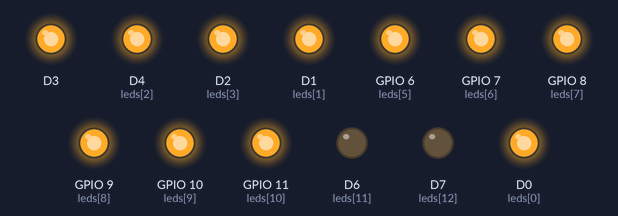
This sketch was run on a simulated ESP8266 (NodeMCU). Shown: output pins drawn as LEDs (lit = HIGH).

Above: at 0.8 s.
At 2.5 s:
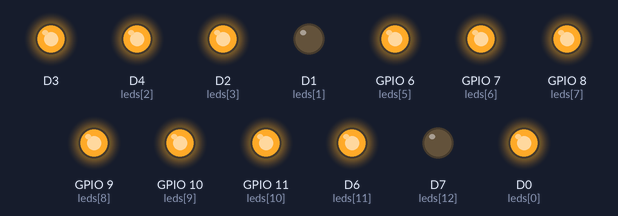
At 4.2 s:
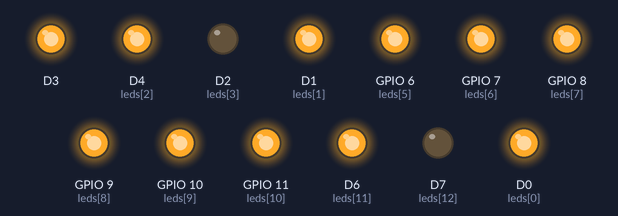
At 5.9 s:
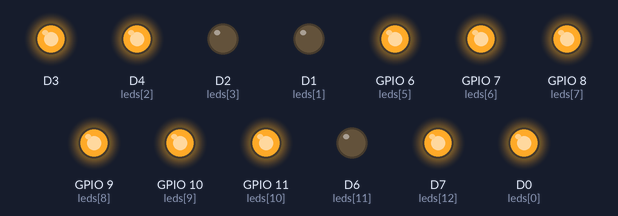
At 10.3 s:
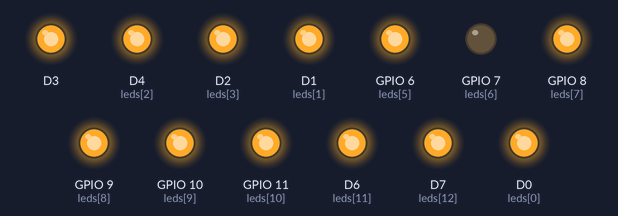
At 13.7 s:
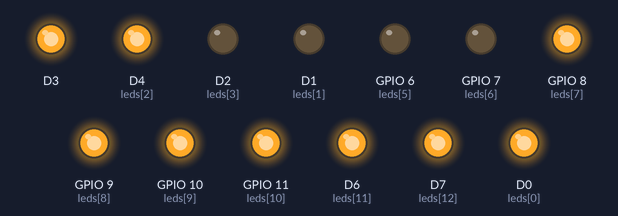
Timing chart, 0 to 17.9 s (numbered marks = the images above):
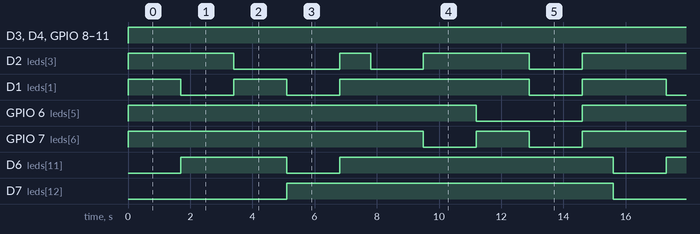

Measured:
- by itself, D3, D4 (leds[2]), GPIO 8 (leds[7]), GPIO 9 (leds[8]), GPIO 10 (leds[9]), GPIO 11 (leds[10]): LOW → HIGH at 0.00 s
- by itself, D2 (leds[3]): repeats every 15.6 s: LOW 3.4 s, HIGH 1.0 s, LOW 1.7 s, HIGH 3.4 s, LOW 1.7 s, HIGH 4.4 s
- by itself, D1 (leds[1]): repeats every 15.6 s: LOW 1.7 s, HIGH 1.7 s, LOW 1.7 s, HIGH 6.1 s, LOW 1.7 s, HIGH 2.7 s
- by itself, GPIO 6 (leds[5]): alternates HIGH for 11.7 s and LOW for 3.4 s
- by itself, GPIO 7 (leds[6]): LOW → HIGH at 0.00 s, → LOW 9.5 s later, → HIGH 1.7 s later, → LOW 1.7 s later, … (9 changes in this stretch)
- by itself, D6 (leds[11]): repeats every 15.6 s: LOW 1.7 s, HIGH 8.8 s, LOW 1.7 s, HIGH 3.4 s
- by itself, D7 (leds[12]): alternates HIGH for 10.5 s and LOW for 5.1 s

The sketch:

Lab1.ino
```cpp
#define NUM 16
int leds[NUM] = {
  D0, D1, 2, 4, 5, 6, 7, 8, 9, 10, 11, 12, 13, D14, D15
};

#define TEST 4
int input[TEST] = {
  6, 20, 12, 26
};
// 預期輸出：2、16、8、30
// 00010、10000、01000、11110

int ans[TEST] = {0};
int total = 0;
int mask = 1 << 4;

void setup() {
  for(int i = 0; i < NUM; i++){
    pinMode(leds[i], OUTPUT);
  }

  // total 最後會是 4 位 input 全部互相 XOR 的值
  for(int i = 0; i < TEST; ++i){
      total ^= input[i];
  }

  for(int i = 0; i < 32; i++){
      // 如果 total 有這一位元的話
      if(total & (1 << i)){
          for(int j = 0; j < TEST; j++){
              // 如果對於此數 這一位元若是不存在 但是 total 存在 代表其他有奇數個數有此位元
              if(!(input[j] & (1 << i))){
                  ans[j] |= (1 << i);
              }
          }
      }
      else{
          for(int j = 0; j < TEST; j++){
              // 如果對於此數 這一位元若是存在 但 total 不存在 代表總共有偶數個數有此位元
              if(input[j] & (1 << i)){
                  ans[j] |= (1 << i);
              }
          }
      }
  }
}

void light_input(int intputtmp){
    for(int j = 0; j < 5; ++j){
          int tmp = (intputtmp & mask);
          intputtmp <<= 1;

          if(tmp == mask){
            // 輸出 1 (燈亮起來)
            digitalWrite(leds[14 - j], LOW);
          }
          // 否則輸出 0 (不亮燈)
      }
}

void light_ans(int anstmp){
  for(int j = 0; j < 5; ++j){
      int tmp = (anstmp & mask);
      anstmp <<= 1;

      if(tmp == mask){
        // 輸出 1 (燈亮起來)
        digitalWrite(leds[6 - j], LOW);
      }
      // 否則輸出 0 (不亮燈)
  }
}

void loop() {
  // 先讓所有燈熄滅
  for(int i = 0; i < NUM; i++){
    digitalWrite(leds[i], HIGH);
  }

  for(int i = 0; i < TEST; ++i){
      int intputtmp = input[i];
      light_input(intputtmp);

      delay(1700);

      for(int i = 0; i < NUM; i++){
        digitalWrite(leds[i], HIGH);
      }
  }

  delay(1000);

  for(int i = 0; i < TEST; ++i){
      int anstmp = ans[i];
      light_ans(anstmp);

      delay(1700);

      for(int i = 0; i < NUM; i++){
        digitalWrite(leds[i], HIGH);
      }
  }

  delay(1000);
}
```
